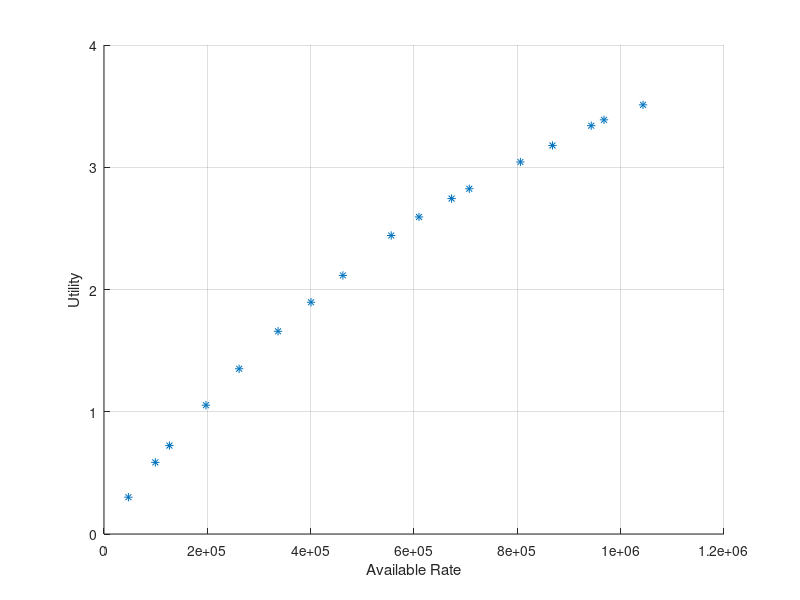

Reproduce this figure in MATLAB. (Note: this script raises an error after producing the figure.)
clear all; close all; %clc;
%% Tile-based rate selection algorithm (Bell lab)
% parameters
I = 16; % number of tiles
Q = 4; % number of representations
x = zeros(I,Q); % selection parameter
U = zeros(I,Q); % marginal utility
P = ones(I,Q); % probability of view
pro = [0.7947 0.5774 0.4400 0.2576 0.7519 0.2287 0.2000 0.7673 0.6712 ...
    0.7152 0.6421 0.4190 0.3908 0.9161 0.3174 0.8145]; 
%pro = max([0.2*ones(I,1) rand(I,1)]')'; 
for ii=1:I, P(ii,:) = pro(ii)*P(ii,:); end
C = zeros(I,Q); % marginal cost
BW = 1e6; % bandwidth
BW2 = 27e6;

% Videos
Rv = [7.071e4 1.462e5 5.617e5 1.105e6;
    6.172e4 2.162e5 5.017e5 1.205e6;
    5.373e4 2.362e5 5.637e5 1.305e6;
    2.475e4 2.562e5 5.517e5 1.315e6;
    7.531e4 2.732e5 5.817e5 1.405e6;
    4.221e4 2.462e5 5.417e5 1.555e6;
    5.361e4 2.662e5 5.612e5 1.765e6;
    6.421e4 2.822e5 5.513e5 1.205e6;
    2.726e4 2.222e5 5.617e5 1.345e6;
    9.352e4 2.946e5 5.917e5 1.335e6;
    6.378e4 1.732e5 5.817e5 1.505e6;
    6.311e4 1.122e5 5.617e5 1.705e6;
    7.501e4 1.962e5 5.717e5 1.305e6;
    4.723e4 1.462e5 5.617e5 1.125e6;
    3.425e4 1.666e5 5.617e5 1.302e6;
    5.215e4 1.142e5 5.647e5 1.125e6];
%Rv = 1e6*rand(I,Q);
nv = length(Rv); [Vn Nv] = size(Rv);
tempA = max(Rv')'; A = 1e4; 
alpha1 = 1./log(tempA/A); beta1 = tempA/A;
for uu=1:length(alpha1), 
    oriu(uu,:) = alpha1(uu).*log(beta1(uu).*Rv(uu,:)./tempA(uu)); 
end
for ll=1:Nv, 
    if ll==1, U(:,ll) = oriu(:,ll); C(:,ll) = Rv(:,ll);
    else U(:,ll) = oriu(:,ll)-oriu(:,ll-1); C(:,ll) = Rv(:,ll) - Rv(:,ll-1); end 
end % marginal utility

% Intitial value
T = zeros(1,I);
current_BW = 0; accum_U = 0;
uocr = U.*P./C; % Utility over cost ratio
uocr_vector = reshape(uocr,[1 I*Q]);
Rv_vector = reshape(Rv,[1 I*Q]);
U_vector = reshape(U,[1 I*Q]);
C_vector = reshape(C,[1 I*Q]);
P_vector = reshape(P,[1 I*Q]);
x_vector = reshape(x,[1 I*Q]);
[uocr_sort uocr_index] = sort(uocr_vector,'descend');

% Base group Iteration
for ii=1:length(uocr_index),
    if current_BW(ii) <= BW, 
        current_BW(ii+1) = current_BW(ii) + C_vector(uocr_index(ii));
        accum_U(ii+1) = accum_U(ii) + U_vector(uocr_index(ii))*P_vector(uocr_index(ii));
        x_vector(uocr_index(ii)) = 1;
        basex = reshape(x_vector, [I Q]);
    else break; end
end
baseU = sum(sum(basex.*U,2).*pro)
figure(1); grid on; xlabel('Available Rate'); ylabel('Utility'); hold on; %axis([0 2.3e7 0 1]);
plot(current_BW(2:end), accum_U(2:end),'*');
%a = I/log(max(current_BW)*sum(pro));
%fitU = min(alpha1).*log(min(pro)*beta1(1).*current_BW./tempA(1));
f=fit(log(current_BW(2:end))',accum_U(2:end)','poly2');
%tempU = f.p1*log(current_BW(2:end))+f.p2;
tempU = f.p1*log(current_BW(2:end)).^2+f.p2*log(current_BW(2:end))+f.p3;
%plot(current_BW(2:end),tempU,'r'); legend('data','fitted curve');
%plot(current_BW, fitU*8,'r');
plot(current_BW(2:end),tempU,'r'); legend('data','fitted curve');
figure(2); bar(sum(basex,2)); axis([0 17 0 4]); hold on; plot(pro,'r')
basel = sum(basex,2);

% New cost
for kk=1:Vn,
    for ll=1:Nv, 
        if ll<=basel(kk), C2(kk,ll) = 1e8;
        elseif ll==basel(kk)+1, C2(kk,ll) = Rv(kk,ll);
        else C2(kk,ll) = Rv(kk,ll) - Rv(kk,ll-1); end 
    end
end% marginal utility
uocr2 = U.*P./C2; % Utility over cost ratio
uocr_vector2 = reshape(uocr,[1 I*Q]);
[uocr_sort2 uocr_index2] = sort(uocr_vector2,'descend');
C2_vector = reshape(C2,[1 I*Q]);

% Enhancement group Iteration
for jj=ii:length(uocr_index),
    if current_BW(jj) <= BW+BW2, 
        current_BW(jj+1) = current_BW(jj) + C2_vector(uocr_index2(jj));
        accum_U(jj+1) = accum_U(jj) + U_vector(uocr_index2(jj))*P_vector(uocr_index2(jj));
        x_vector(uocr_index2(jj)) = 1;
        enhancex = reshape(x_vector, [I Q]);
    else break; end
end
enhanceU = sum(sum(enhancex.*U,2).*pro)
figure(3); grid on; xlabel('Available Rate'); ylabel('Utility'); hold on; 
%axis([0 2.3e7 0 1]);
plot(current_BW(ii+1:end), accum_U(ii+1:end),'*');
% a = I/log(max(current_BW)*sum(pro));
% fitU = min(alpha1).*log(min(pro)*beta1(1).*current_BW./tempA(1));
f2=fit(log(current_BW(ii+1:end))',accum_U(ii+1:end)','poly1');
tempU = f2.p1*log(current_BW(ii+1:end))+f2.p2;
plot(current_BW(ii+1:end),tempU,'r'); legend('data','fitted curve');
figure(4); bar(sum(enhancex,2)); axis([0 17 0 4]); hold on; plot(pro,'r')